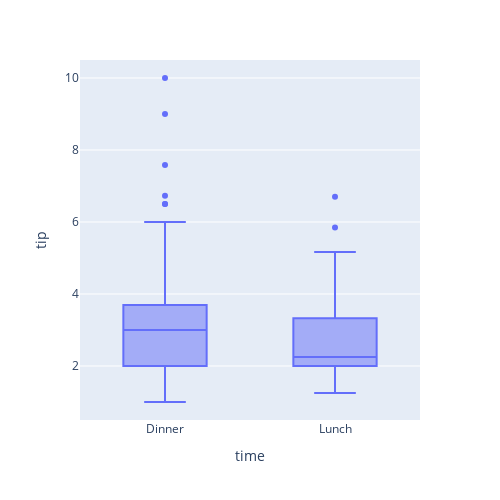

The notebook cell saved with this chart:
### Markdown cell above
`-` y=`'tip'`, x=`'time'`

### Code cell
df.plot.box(backend='plotly',x='time',y='tip',width=500,height=500)

### Figure 1 — Plotly figure (JSON) as saved in the notebook; plotly's stock layout.template omitted (floating-point values rounded to 4 significant figures; data arrays with more than 128 entries replaced by an {"elided": "..."} marker saying what was removed)
{"data": [{"alignmentgroup": "True", "hovertemplate": "time=%{x}<br>tip=%{y}<extra></extra>", "legendgroup": "", "marker": {"color": "#636efa"}, "name": "", "notched": false, "offsetgroup": "", "orientation": "v", "showlegend": false, "type": "box", "x": {"elided": "244 str values"}, "x0": " ", "xaxis": "x", "y": {"elided": "244 float values"}, "y0": " ", "yaxis": "y"}], "layout": {"boxmode": "group", "height": 500, "legend": {"tracegroupgap": 0}, "margin": {"t": 60}, "width": 500, "xaxis": {"anchor": "y", "autorange": true, "domain": [0, 1], "range": [-0.5, 1.5], "title": {"text": "time"}, "type": "category"}, "yaxis": {"anchor": "x", "autorange": true, "domain": [0, 1], "range": [0.5, 10.5], "title": {"text": "tip"}, "type": "linear"}}}
